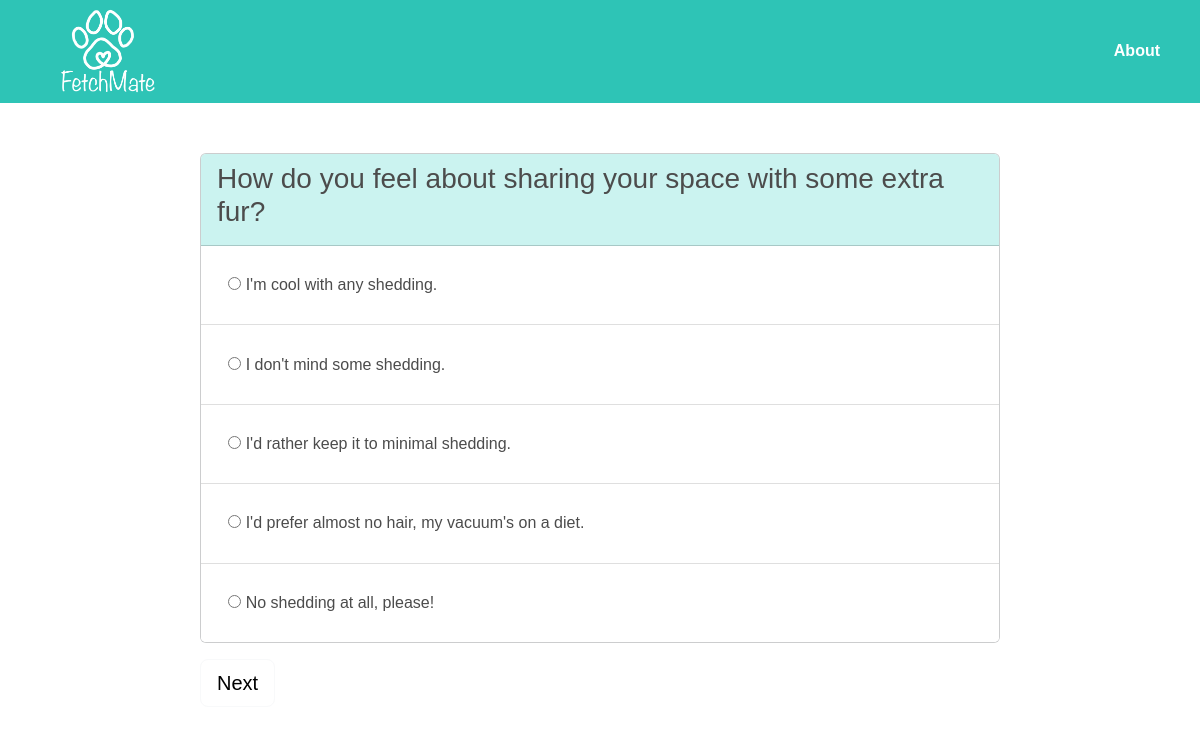
The page /quiz on the database its author committed.
### app.py (models this page shows, shortened)
class Question(db.Model):
    __tablename__ = "questions"
    id = db.Column(db.Integer, primary_key=True)
    question_text = db.Column(db.String(), nullable=False)
    param = db.Column(db.String(), nullable=False)
    answer_1 = db.Column(db.String(), nullable=False)
    answer_2 = db.Column(db.String(), nullable=False)
    answer_3 = db.Column(db.String(), nullable=False)
    answer_4 = db.Column(db.String(), nullable=False)
    answer_5 = db.Column(db.String(), nullable=False)
    value_1 = db.Column(db.Integer, default=1)
    value_2 = db.Column(db.Integer, default=2)
    value_3 = db.Column(db.Integer, default=3)
    value_4 = db.Column(db.Integer, default=4)
    value_5 = db.Column(db.Integer, default=5)

### app.py (the view)
@app.route("/quiz")
def quiz():
    questions = enumerate(Question.query.all())
    return render_template("quiz.html", questions=questions)

### templates/quiz.html (shortened to what this page needs)
{% extends 'base.html' %}
{% block content %}
    <main class="container quiz">
      <form action="/results" id="quiz_form">
        {% for idx, question in questions %}
        <div id="question-{{ idx }}" class="question card bg-light mb-3" style="width: 50rem; display: none;">
            <div class="card-header quiz-header">
              <h3>{{ question.question_text }}</h3>
            </div>
            <ul class="list-group list-group-flush answers">
              <li class="list-group-item">
                <input id="answer_{{ idx }}_1" type="radio" required name="{{ question.param }}" value="{{ question.value_1 }}">
                <label for="answer_{{ idx }}_1">{{ question.answer_1 }}</label>
              </li>
              <li class="list-group-item">
                <input id="answer_{{ idx }}_2" type="radio" required name="{{ question.param }}" value="{{ question.value_2 }}">
                <label for="answer_{{ idx }}_2">{{ question.answer_2 }}</label>
              </li>
              <li class="list-group-item">
                <input id="answer_{{ idx }}_3" type="radio" required name="{{ question.param }}" value="{{ question.value_3 }}">
                <label for="answer_{{ idx }}_3">{{ question.answer_3 }}</label>
              </li>
              <li class="list-group-item">
                <input id="answer_{{ idx }}_4" type="radio" required name="{{ question.param }}" value="{{ question.value_4 }}">
                <label for="answer_{{ idx }}_4">{{ question.answer_4 }}</label>
              </li>
              <li class="list-group-item">
                <input id="answer_{{ idx }}_5" type="radio" required name="{{ question.param }}" value="{{ question.value_5 }}">
                <label for="answer_{{ idx }}_5">{{ question.answer_5 }}</label>
              </li>
            </ul>
          </div>
        {% endfor %}
        <button class="btn btn-light btn-lg" id="next-btn">Next</button>
      </form>
    </main>
{% endblock %}

### templates/base.html (shortened to what this page needs)
<!DOCTYPE html>
<html lang="en">
<head>
    <link rel="stylesheet" href="{{ url_for('static', filename='css/styles.css') }}">
    <link href="https://cdn.jsdelivr.net/npm/bootstrap@5.2.3/dist/css/bootstrap.min.css" rel="stylesheet">
    <link href="https://fonts.cdnfonts.com/css/hagrid-trial" rel="stylesheet">
</head>
<body >
    <nav class="navbar">
        <a class="nav-link fw-bold brandlink" href="{{ url_for('home') }}">
            <img class="nav-link" id="logo" src="{{ url_for('static', filename='img/thick_logo.png') }}" alt="">
        </a>
        <a class="nav-link fw-bold aboutlink" href="{{ url_for('about') }}">About</a>
    </nav>
    <main class="content">
        {% block content %} {% endblock %}
    </main>
</body>
</html>

### static/css/styles.css (style rules this page uses)
:root { --primary: #ff9f1c; --secondary: #2ec4b6; --bg-white: #FFFFFF; --bg-grey: #F2FCFC; --muted-b: #cbf3f0; --text: #4C4C4C; --muted: #ffbf69; }
* { font-family: 'Trebuchet MS', 'Lucida Sans Unicode', 'Lucida Grande', 'Lucida Sans', Arial, sans-serif; background-color: var(--bg-white) !important; color: var(--text); }
body { margin: 0; }
.content { margin: 0 !important; }
.aboutlink { font-size: 2rem; font-family: 'Hagrid Trial', sans-serif; }
.navbar { background-color: var(--secondary) !important; }
.nav-link { background-color: transparent !important; color: var(--bg-white) !important; text-decoration: none; background-color: inherit; padding-left: 30px !important; padding-right: 40px !important; }
#logo { width: 20%; height: auto; }
h1, h2, h3, h4, p { background-color: transparent !important; }
.quiz { display: flex; justify-content: center; align-items: center; padding-top: 50px; }
.quiz-header { background-color: var(--muted-b) !important; }
.answers li { padding: 1.7rem; font-size: 1rem; }
a:link { text-decoration: none; }

### rows shown on the page
Question: question_text "How do you feel about sharing your space with some extra fur?", answer_1 "I'm cool with any shedding.", answer_2 "I don't mind some shedding.", answer_3 "I'd rather keep it to minimal shedding.", answer_4 "I'd prefer almost no hair, my vacuum's on a diet.", answer_5 "No shedding at all, please!"
